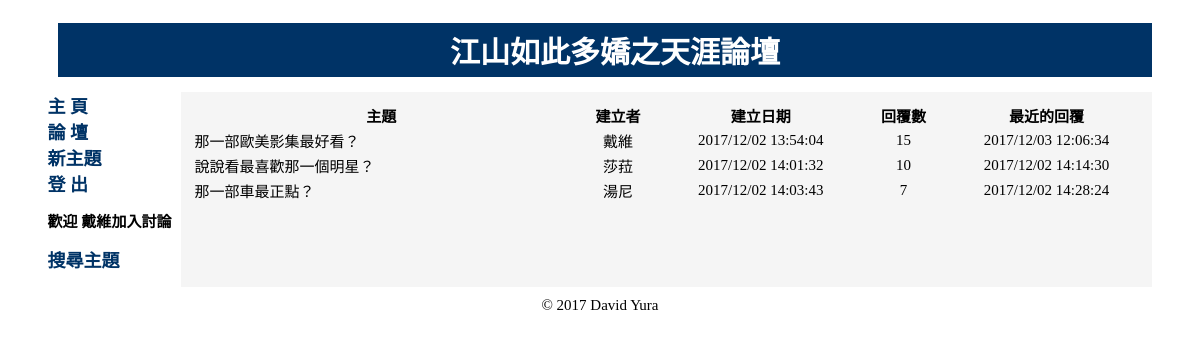
The app's page /forum.php (signed in) with its own data.
### tables this page shows
CREATE TABLE `users` (
  `user_id` int(10) UNSIGNED NOT NULL,
  `username` varchar(30) NOT NULL,
  `password` char(40) NOT NULL,
  `alias` varchar(30) NOT NULL,
  `email` varchar(60) NOT NULL,
  `join_date` int(16) UNSIGNED NOT NULL
);

CREATE TABLE `threads` (
  `thread_id` int(10) UNSIGNED NOT NULL,
  `created_by` int(10) UNSIGNED NOT NULL,
  `subject` varchar(150) NOT NULL,
  `built_on` int(12) UNSIGNED NOT NULL
);

### include_fns.php (called while the page is built, shortened)
<?php
function username_to_alias($username)
{
  $conn = db_connect();
  $sql = "SELECT * FROM users WHERE username = '$username'";
  $result = $conn->query($sql);
  if($result->num_rows > 0)
  {
    $row = $result->fetch_assoc();
    $alias = $row['alias'];
    return $alias;
  }
  else
  {
    echo mysqli_error($conn);
    return false;
  }
}
?>

### forum.php (the view, shortened to what this page needs)
<?php
  include_once("header.php");
    echo '<table width="100%" border="0" align="center">';
    echo '<tr>
          <th width="40%">主題</th>
          <th width="10%">建立者</th>
          <th width="20%">建立日期</th>
          <th width="10%">回覆數</th>
          <th width="20%">最近的回覆</th>
          </tr>';
    $conn = db_connect();
    $sql_threads = "SELECT * FROM threads ORDER BY built_on";
    $result_threads = $conn->query($sql_threads);
    if($result_threads->num_rows > 0)
    {
      $num_rows = $result_threads->num_rows;
      for($i = 0; $i < $num_rows; $i++)
      {
        $thread_row = $result_threads->fetch_assoc();
        $thread_id = $thread_row['thread_id'];
        $sql_users = "SELECT * FROM users WHERE user_id = ".$thread_row['created_by'];
        $result_user = $conn->query($sql_users);
        if(!$result_user)
          echo mysqli_error($conn);
        else
          $user_row = $result_user->fetch_assoc();
        $sql_posts = "SELECT COUNT(*) FROM posts WHERE thread_id = ".$thread_row['thread_id'];
        $post_num_result = $conn->query($sql_posts);
        $post_num = $post_num_result->fetch_row();
        $nums = (int)($post_num[0] - 1);
        $sql_posts_last = "SELECT MAX(posted_on) FROM posts WHERE thread_id = ".$thread_row['thread_id'];
        $last_post_result = $conn->query($sql_posts_last);
        $last_post = $last_post_result->fetch_row();
        $last = $last_post[0];
        $built_on = date("Y/m/d H:i:s", $thread_row['built_on']);
        $last_reply = date("Y/m/d H:i:s", $last);
        echo '<tr>
              <td align="left">
              <a href="read.php?thread_id='.$thread_id.'" class="subject">'.$thread_row['subject'].
              '</a></td>
              <td align="center">'.$user_row['alias'].'</td>
              <td align="center">'.$built_on.'</td>
              <td align="center">'.$nums.'</td>
              <td align="center">'.$last_reply.'</td>
              </tr>';
      }
    }
    else
    {
      echo mysqli_error($conn);
    }
    echo '</table>';
  include("footer.php");
?>

### header.php (shortened to what this page needs)
<!DOCTYPE html>
<html>
  <head>
  </head>
  <body>
    <table width="95%" border="0" cellspacing="10" cellpadding="0" align="center">
      <tr>
        <td colspan="2"><p class="title"><a href="index.php" class="index">江山如此多嬌之天涯論壇</a></p></td>
      </tr>
      <tr>
        <td valign="top" width="10%" nowrap="nowrap"><b>
<?php
  echo '<a href="index.php" class="navlink"> 主 頁 </a><br />';
  echo '<a href="forum.php" class="navlink"> 論 壇 </a><br />';
  if(isset($_SESSION['auth_user']))
  {
    if(stripos($_SERVER['PHP_SELF'], 'forum.php'))
    {
      echo '<a href="post.php" class="navlink"> 新主題 </a><br />';
    }
    echo '<a href="logout.php" class="navlink"> 登 出 </a><br />';
    include_once("include_fns.php");
    $alias = username_to_alias($_SESSION['auth_user']);
    echo '<p class="welcome"><marquee scrollamount="2">歡迎 '.$alias.'加入討論</marquee></p>';
  }
  else
  {
    echo '<a href="register.php" class="navlink"> 註 冊 </a><br />';
    echo '<a href="login.php" class="navlink"> 登 入 </a>';
  }
  echo '<p><a href="search.php" class="navlink">搜尋主題</a></p>';
?>
        </b></td>
        <td valign="top" class="content">

### header.php (style rules this page uses)
.title { font-size: 30px; font-weight: bold; color: #ffffff; font-family: "標楷體", "Microsoft YaHei", "Times New Roman"; margin-top: 5px; margin-bottom: 5px; margin-left: 10px; padding-top: 5px; padding-bottom: 5px; padding-left: 20px; background-color: #003366; text-align: center; }
.content { background-color: #f5f5f5; padding-top: 10px; padding-right: 10px; padding-bottom: 10px; padding-left: 10px; margin-top: 10px; margin-right: 10px; margin-bottom: 10px; margin-left: 10px; }
a.navlink { font-size: 18px; }
a.navlink:link { color: #003366; text-decoration: none; }
.welcome { font-size: 14px; font-weight: bold; color: black; background-color : pink; }
body { font-size: 15px; font-family: "標楷體", "Microsoft YaHei", "Times New Roman"; }
a.subject { color:#000000; text-decoration: none; }
a.index { color: #ffffff; text-decoration: none; }

### records on screen
users: alias "戴維"
threads: subject "那一部歐美影集最好看？", users.alias "戴維", built_on "2017/12/02 13:54:04", nums "15", last_reply "2017/12/03 12:06:34"
threads: subject "說說看最喜歡那一個明星？", users.alias "莎菈", built_on "2017/12/02 14:01:32", nums "10", last_reply "2017/12/02 14:14:30"
threads: subject "那一部車最正點？", users.alias "湯尼", built_on "2017/12/02 14:03:43", nums "7", last_reply "2017/12/02 14:28:24"
